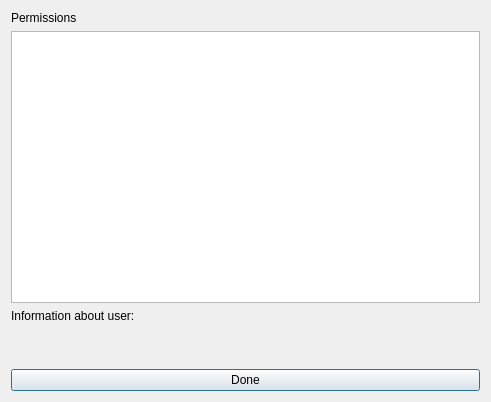
<?xml version="1.0" encoding="UTF-8"?>
<ui version="4.0">
 <class>SessionForm</class>
 <widget class="QDialog" name="SessionForm">
  <property name="geometry">
   <rect>
    <x>0</x>
    <y>0</y>
    <width>491</width>
    <height>402</height>
   </rect>
  </property>
  <property name="windowTitle">
   <string notr="true">Session info</string>
  </property>
  <layout class="QVBoxLayout" name="verticalLayout">
   <item>
    <widget class="QLabel" name="label">
     <property name="text">
      <string>Permissions</string>
     </property>
    </widget>
   </item>
   <item>
    <widget class="QListWidget" name="listWidget"/>
   </item>
   <item>
    <widget class="QLabel" name="label_2">
     <property name="text">
      <string notr="true">&lt;html&gt;&lt;head/&gt;&lt;body&gt;&lt;p&gt;Information about user:&lt;/p&gt;&lt;p&gt;&lt;br/&gt;&lt;/p&gt;&lt;/body&gt;&lt;/html&gt;</string>
     </property>
     <property name="wordWrap">
      <bool>true</bool>
     </property>
    </widget>
   </item>
   <item>
    <widget class="QPushButton" name="pushButton">
     <property name="text">
      <string>Done</string>
     </property>
    </widget>
   </item>
  </layout>
 </widget>
 <resources/>
 <connections/>
</ui>
